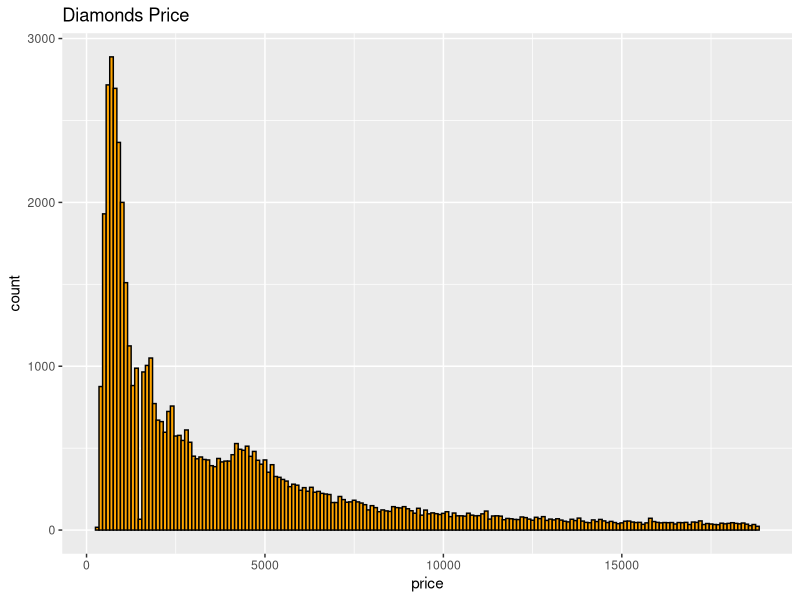
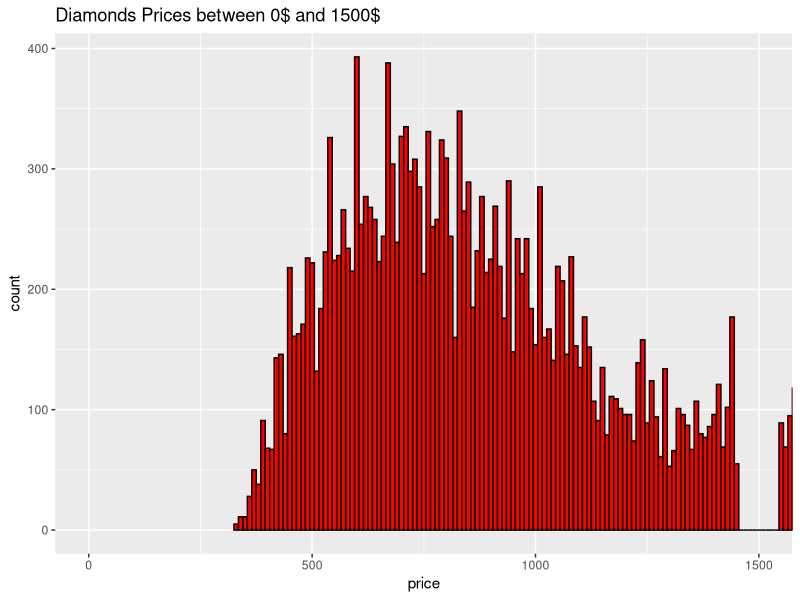
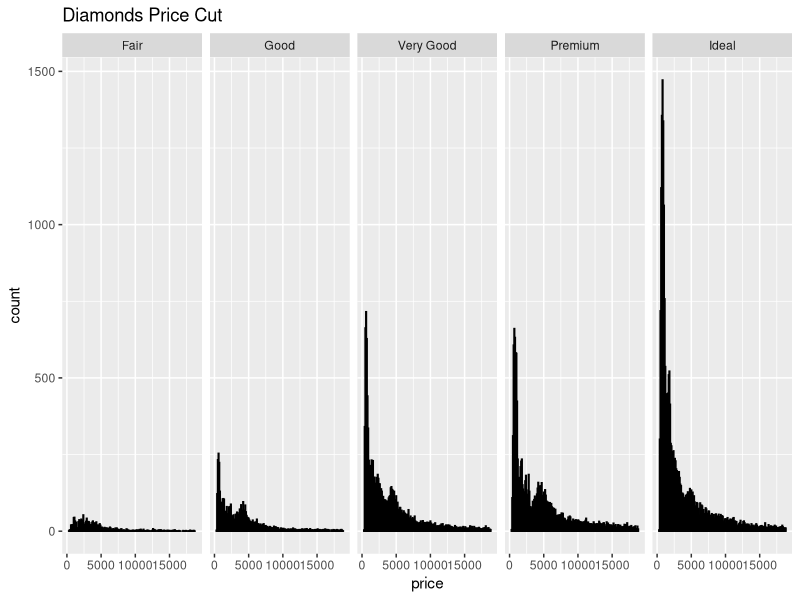
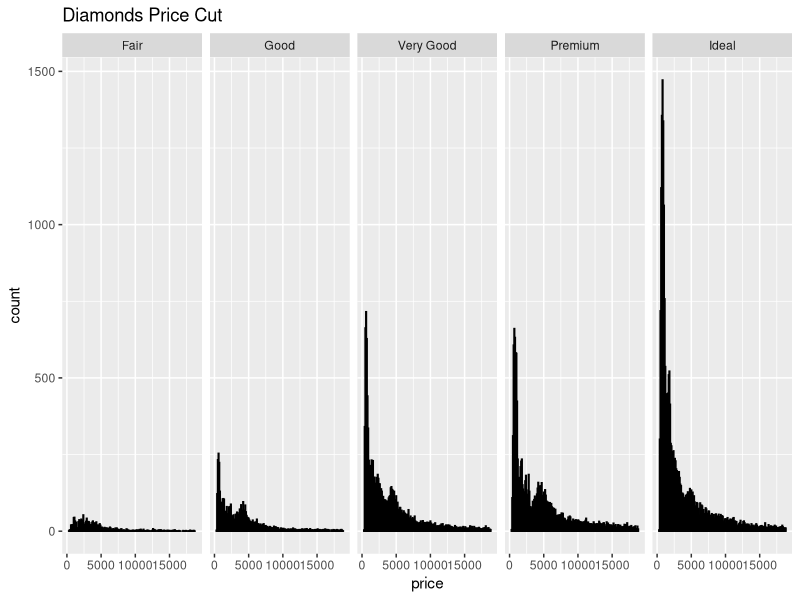
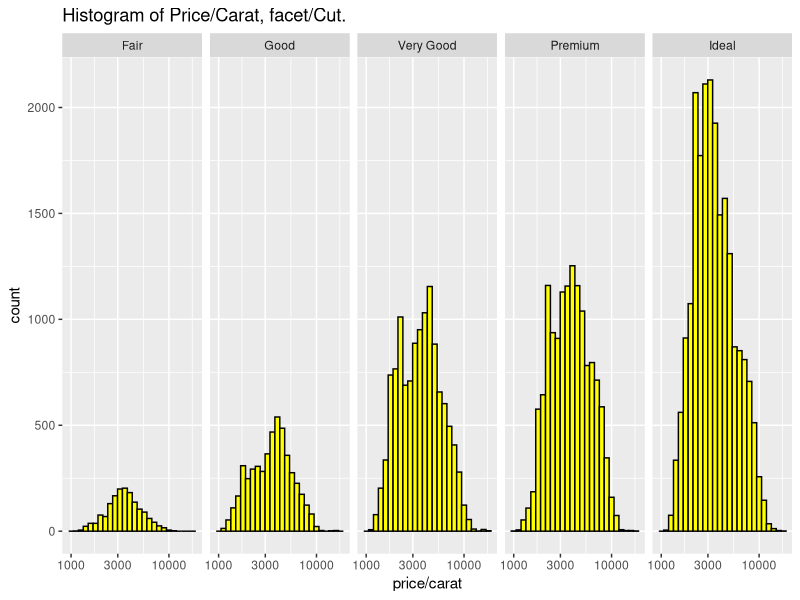
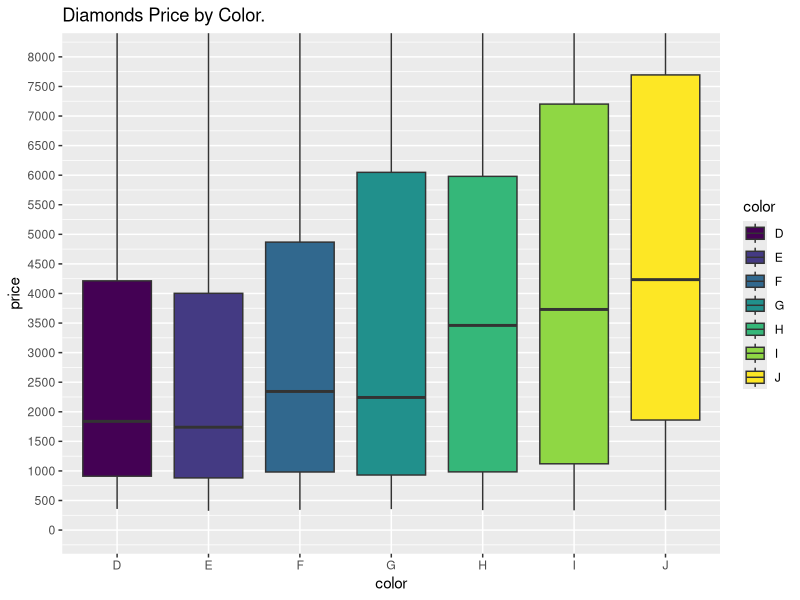
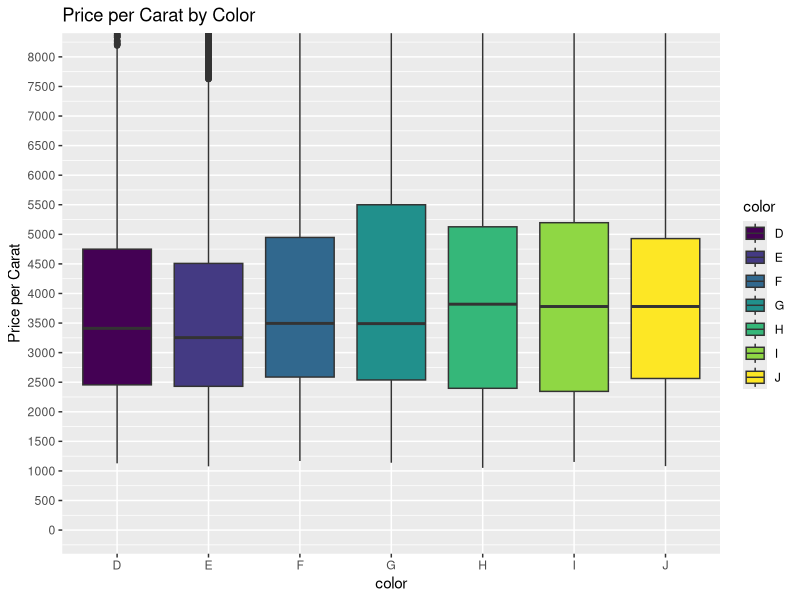

Recreate these plots in R, in order. (Note: this script raises an error after producing the figures.)
# 1. Basic exploration of Diamonds data set.

library(ggplot2)
data(diamonds)

dim(diamonds) # 53940 obs and 10 variables
str(diamonds) # 3 Ordered Factors
str(diamonds$color)
?diamonds # D Represents the best Color

# 2. Create a histogram of the price of all the diamonds in the diamond data set.

ggplot(diamonds) + geom_histogram(aes(x=price), binwidth = 100, 
color = "black", fill = "Orange") + 
  ggtitle("Diamonds Price")

# 3. Describe the shape and center of the price distribution. 
summary(diamonds$price)

# 4. Diamond Counts

nrow(subset(diamonds, price < 500))
nrow(subset(diamonds, price < 250))
nrow(subset(diamonds, price >= 15000))

# 5. Exploring the Peak
ggplot(diamonds) + geom_histogram(aes(x=price), binwidth = 10, 
color = "black", fill = "Red") + 
  ggtitle("Diamonds Prices between 0$ and 1500$") + 
  coord_cartesian(xlim=c(0,1500))

# 6. Price by cut histogram
ggplot(diamonds) + geom_histogram(aes(x=price), binwidth = 100, 
color = "black", fill = "Green") + 
  ggtitle("Diamonds Price Cut") + 
  facet_grid(. ~ cut)

# 7. Price by Cut
by(diamonds$price,diamonds$cut,summary)

# 8. Scales and Multiple Histograms
ggplot(diamonds) + geom_histogram(aes(x=price), binwidth = 100, 
                                  color = "black", fill = "Violet") + 
  ggtitle("Diamonds Price Cut") + 
  facet_grid(. ~ cut)

# 9. Price per Carat by Cut
ggplot(diamonds) + geom_histogram(aes(x=price/carat), binwidth = 0.05,
                                  color = "black", fill = "Yellow") +
  ggtitle("Histogram of Price/Carat, facet/Cut.") + 
  scale_x_log10() +
  facet_grid(. ~ cut)

# 10. Price Box Plots
by(diamonds$price, diamonds$color, summary)
ggplot(diamonds) + geom_boxplot(aes(x = color,  y = price, fill = color)) + 
  coord_cartesian(ylim = c(0, 8000)) + 
  scale_y_continuous(breaks = seq(0,8000,500)) +
  ggtitle("Diamonds Price by Color.")

# 11. Interquartile range - IQR
by(diamonds$price, diamonds$color, summary)
by(diamonds$price, diamonds$color, IQR)

# 12. Price per Carat Box Plots by Color
ggplot(diamonds) + geom_boxplot(aes(x=color,y=price/carat, fill=color)) + 
  scale_y_continuous(breaks = seq(0,8000,500)) + 
  coord_cartesian(ylim = c(0,8000)) + 
  ylab("Price per Carat") +
  ggtitle("Price per Carat by Color")

# 13. Carat Frequency Polygon
ggplot(diamonds) + geom_freqpoly(aes(x = carat), binwidth = 0.02) + 
  scale_x_continuous(breaks = seq(0,5,0.1)) + 
  geom_hline(y = 2000,color = "red") + 
  ggtitle("Carat Frequency Polygon")


